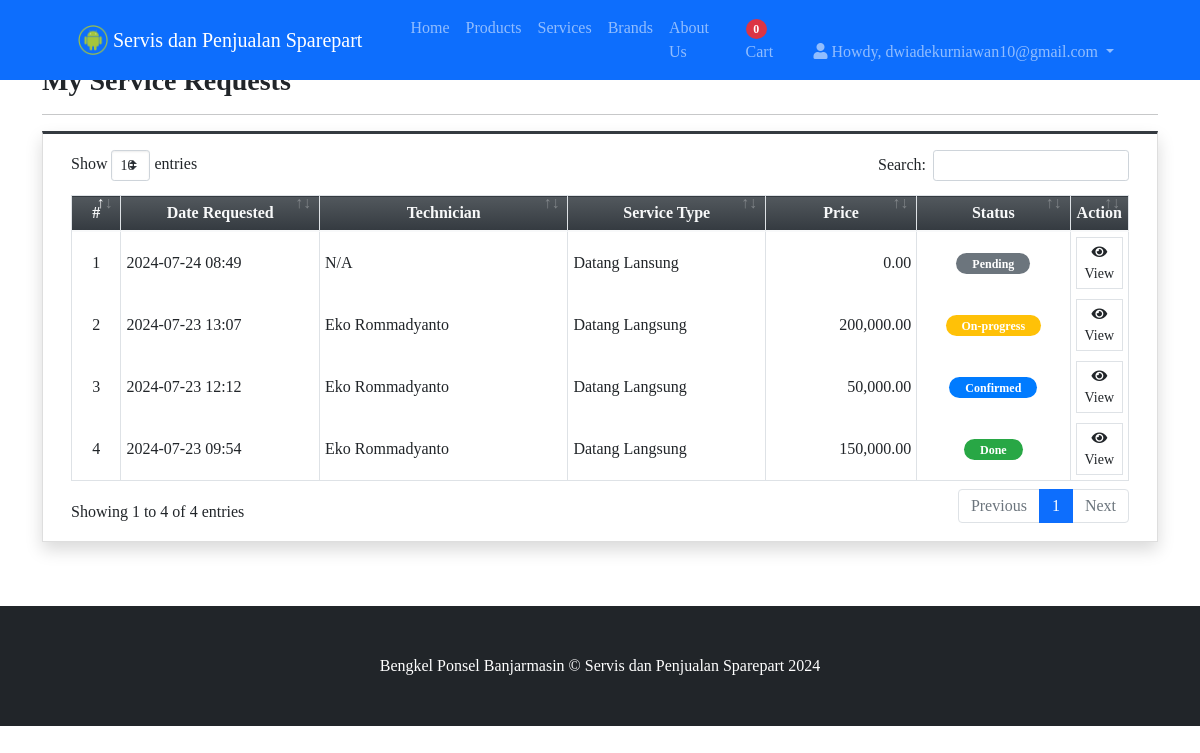
Screenshot of /?p=my_services (signed in) with the database file from the repository.
### tables this page shows
CREATE TABLE `service_requests` (
  `id` int(30) NOT NULL,
  `client_id` int(30) NOT NULL,
  `service_type` text NOT NULL,
  `mechanic_id` int(30) DEFAULT NULL,
  `price` float NOT NULL DEFAULT 0,
  `status` tinyint(1) NOT NULL DEFAULT 0,
  `date_created` datetime NOT NULL DEFAULT current_timestamp()
);

### classes/DBConnection.php (called while the page is built, shortened)
<?php
class DBConnection{
    private $host = DB_SERVER;
    private $username = DB_USERNAME;
    private $password = DB_PASSWORD;
    private $database = DB_NAME;
    public $conn;
    public function __construct(){
        if (!isset($this->conn)) {
            $this->conn = new mysqli($this->host, $this->username, $this->password, $this->database);
        }
    }
}
?>

### classes/SystemSettings.php (called while the page is built, shortened)
<?php
class SystemSettings extends DBConnection{
	function userdata($field = ''){
		if(!empty($field)){
			if(isset($_SESSION['userdata'][$field]))
				return $_SESSION['userdata'][$field];
			else
				return null;
		}else{
			return false;
		}
	}
}
$_settings = new SystemSettings();
?>

### my_services.php (the view, shortened to what this page needs)
<div class="content py-5 mt-3">
    <div class="container">
        <h3><b>My Service Requests</b></h3>
        <hr>
        <div class="card card-outline card-dark shadow rounded-0">
            <div class="card-body">
                <div class="container-fluid">
                    <table class="table table-stripped table-bordered">
                        <colgroup>
                            <col width="5%">
                            <col width="20%">
                            <col width="25%">
                            <col width="20%">
                            <col width="15%">
                            <col width="15%">
                        </colgroup>
                        <thead>
                            <tr class="bg-gradient-dark text-light">
                                <th class="text-center">#</th>
                                <th class="text-center">Date Requested</th>
                                <th class="text-center">Technician</th>
                                <th class="text-center">Service Type</th>
                                <th class="text-center">Price</th>
                                <th class="text-center">Status</th>
                                <th class="text-center">Action</th>
                            </tr>
                        </thead>
                        <tbody>
                            <?php
                            $i = 1;
                            $mechanic = $conn->query("SELECT * FROM mechanics_list where id in (SELECT mechanic_id FROM `service_requests` where client_id = '{$_settings->userdata('id')}')");
                            $mechanic_arr = array_column($mechanic->fetch_all(MYSQLI_ASSOC),'name','id');
                            $orders = $conn->query("SELECT * FROM `service_requests` where client_id = '{$_settings->userdata('id')}' order by unix_timestamp(date_created) desc ");
                            while($row = $orders->fetch_assoc()):
                            ?>
                                <tr>
                                    <td class="text-center"><?= $i++ ?></td>
                                    <td><?= date("Y-m-d H:i", strtotime($row['date_created'])) ?></td>
                                    <td><p class="truncate-1 m-0"><?= isset($mechanic_arr[$row['mechanic_id']]) ? $mechanic_arr[$row['mechanic_id']] : "N/A" ?></p></td>
                                    <td class=""><?= $row['service_type'] ?></td>
                                    <td class="text-right"><?= number_format($row['price'],2) ?></td>
                                    <td class="text-center">
                                        <?php if($row['status'] == 1): ?>
                                        <span class="badge badge-primary rounded-pill px-3">Confirmed</span>
                                        <?php elseif($row['status'] == 2): ?>
                                            <span class="badge badge-warning rounded-pill px-3">On-progress</span>
                                        <?php elseif($row['status'] == 3): ?>
                                            <span class="badge badge-success rounded-pill px-3">Done</span>
                                        <?php elseif($row['status'] == 4): ?>
                                            <span class="badge badge-danger rounded-pill px-3">Cancelled</span>
                                        <?php else: ?>
                                            <span class="badge badge-secondary rounded-pill px-3">Pending</span>
                                        <?php endif; ?>
                                    </td>
                                    <td class="text-center">
                                        <button class="btn btn-flat btn-sm btn-default border view_data" type="button" data-id="<?= $row['id'] ?>"><i class="fa fa-eye"></i> View</button>
                                    </td>
                                </tr>
                            <?php endwhile; ?>
                        </tbody>
                    </table>
                </div>
            </div>
        </div>
    </div>
</div>

### rows the page displays
service_requests: date_created "2024-07-24 08:49", shows "N/A", service_type "Datang Lansung", price "0.00", status "Pending"
service_requests: date_created "2024-07-23 13:07", mechanic "Eko Rommadyanto", service_type "Datang Langsung", price "200,000.00", status "On-progress"
service_requests: date_created "2024-07-23 12:12", mechanic "Eko Rommadyanto", service_type "Datang Langsung", price "50,000.00", status "Confirmed"
service_requests: date_created "2024-07-23 09:54", mechanic "Eko Rommadyanto", service_type "Datang Langsung", price "150,000.00", status "Done"

### other values shown
$_settings->info('short_name') "Servis dan Penjualan Sparepart"
$cart_count "0"
$_settings->userdata('email') "dwiadekurniawan10@gmail.com"
